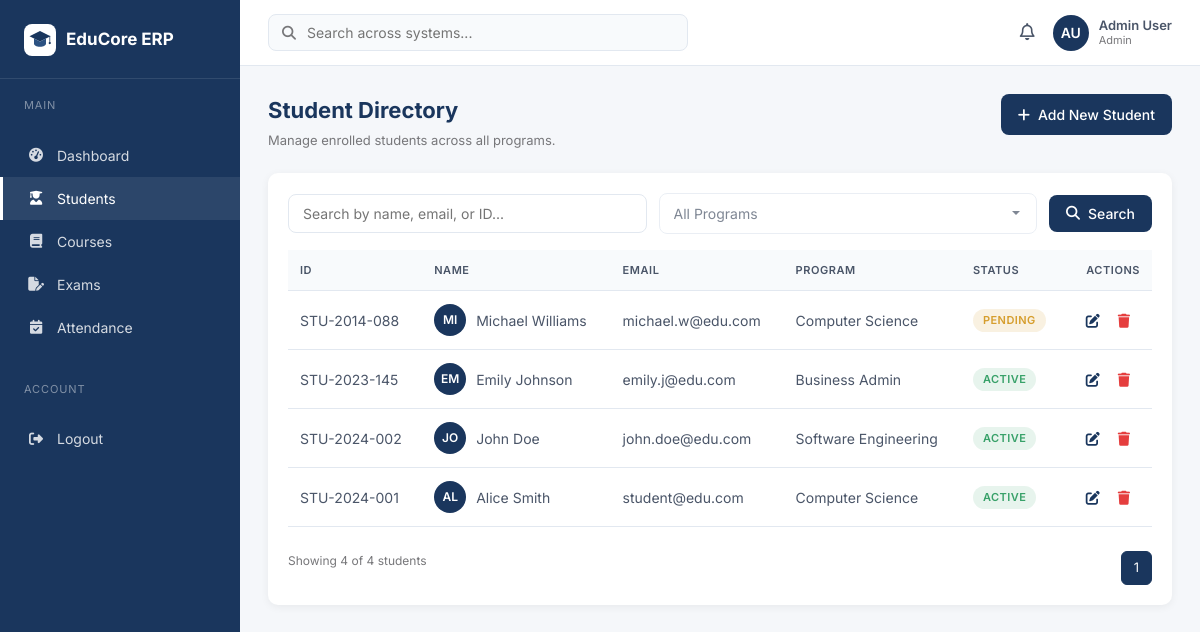
The app's page /admin/students.php (signed in) with its own data.
### tables this page shows
CREATE TABLE students (
  id INT AUTO_INCREMENT PRIMARY KEY,
  student_id VARCHAR(30) NOT NULL UNIQUE,
  name VARCHAR(120) NOT NULL,
  email VARCHAR(120) NOT NULL,
  program VARCHAR(80) NOT NULL,
  status ENUM('active','pending','suspended') NOT NULL DEFAULT 'active',
  enrollment_date DATE
);

### admin/students.php (the view, shortened to what this page needs)
<?php
require_once __DIR__ . '/../config/db.php';
$q = trim($_GET['q'] ?? '');
$page = max(1, (int)($_GET['page'] ?? 1));
$per = 10;
$offset = ($page - 1) * $per;
$where = '';
$params = [];
$cnt = $pdo->prepare("SELECT COUNT(*) FROM students $where");
$cnt->execute($params);
$total = (int)$cnt->fetchColumn();
$pages = max(1, (int)ceil($total / $per));
$sql = "SELECT * FROM students $where ORDER BY id DESC LIMIT $per OFFSET $offset";
$st = $pdo->prepare($sql);
$st->execute($params);
$rows = $st->fetchAll();
require __DIR__ . '/../partials/header.php';
require __DIR__ . '/../partials/sidebar.php';
require __DIR__ . '/../partials/navbar.php';
?>
<div class="page-header">
  <div>
    <h1>Student Directory</h1>
    <p>Manage enrolled students across all programs.</p>
  </div>
  <div class="actions">
    <a href="add_student.php" class="btn btn-primary"><i class="fa-solid fa-plus"></i> Add New Student</a>
  </div>
</div>
<div class="card">
  <form method="get" class="filter-row">
    <input type="text" name="q" value="<?= htmlspecialchars($q) ?>" class="form-control" placeholder="Search by name, email, or ID...">
    <select class="form-control" name="program" disabled>
      <option>All Programs</option>
    </select>
    <button class="btn btn-primary"><i class="fa-solid fa-magnifying-glass"></i> Search</button>
  </form>
  <div class="table-wrap">
    <table class="table">
      <thead>
        <tr><th>ID</th><th>Name</th><th>Email</th><th>Program</th><th>Status</th><th style="text-align:right">Actions</th></tr>
      </thead>
      <tbody>
        <?php foreach ($rows as $s): ?>
          <tr>
            <td><?= htmlspecialchars($s['student_id']) ?></td>
            <td>
              <div class="student-cell">
                <div class="av"><?= strtoupper(substr($s['name'],0,2)) ?></div>
                <span><?= htmlspecialchars($s['name']) ?></span>
              </div>
            </td>
            <td><?= htmlspecialchars($s['email']) ?></td>
            <td><?= htmlspecialchars($s['program']) ?></td>
            <td>
              <?php $cls = $s['status']==='active'?'success':($s['status']==='pending'?'warning':'danger'); ?>
              <span class="badge badge-<?= $cls ?>"><?= htmlspecialchars($s['status']) ?></span>
            </td>
            <td class="actions-cell" style="text-align:right">
              <a href="edit_student.php?id=<?= $s['id'] ?>" title="Edit"><i class="fa-solid fa-pen-to-square"></i></a>
              <a href="delete_student.php?id=<?= $s['id'] ?>" class="delete" title="Delete" onclick="return confirm('Delete this student?')"><i class="fa-solid fa-trash"></i></a>
            </td>
          </tr>
        <?php endforeach; ?>
      </tbody>
    </table>
  </div>
  <div style="display:flex;justify-content:space-between;align-items:center;margin-top:10px">
    <div style="font-size:12px;color:var(--neutral)">Showing <?= count($rows) ?> of <?= $total ?> students</div>
    <div class="pagination">
      <?php for ($i=1;$i<=$pages;$i++): ?>
        <a href="?q=<?= urlencode($q) ?>&page=<?= $i ?>" class="<?= $i==$page?'current':'' ?>"><?= $i ?></a>
      <?php endfor; ?>
    </div>
  </div>
</div>
<?php require __DIR__ . '/../partials/footer.php'; ?>

### assets/css/style.css (style rules this page uses)
*,*::before,*::after { box-sizing:border-box;margin:0;padding:0 }
:root { --primary:#1A365D;--primary-light:#2C5282;--secondary:#fff; --tertiary:#4A5568;--neutral:#77777A;--bg:#f5f7fa; --border:#e2e8f0;--success:#38A169;--warning:#D69E2E;--danger:#E53E3E; --radius:10px;--shadow:0 2px 8px rgba(0,0,0,0.06); }
body { font-family:'Inter',system-ui,-apple-system,Segoe UI,sans-serif;background:var(--bg);color:var(--tertiary);font-size:14px;line-height:1.5;-webkit-font-smoothing:antialiased }
a { color:var(--primary);text-decoration:none }
.page-header { display:flex;justify-content:space-between;align-items:flex-start;margin-bottom:22px;gap:16px;flex-wrap:wrap }
.page-header h1 { font-size:22px;color:var(--primary);margin:0 0 4px;font-weight:700 }
.page-header p { color:var(--neutral);margin:0;font-size:13px }
.page-header .actions { display:flex;gap:8px;flex-wrap:wrap }
.card { background:#fff;border-radius:var(--radius);box-shadow:var(--shadow);padding:20px;margin-bottom:18px }
.table-wrap { overflow-x:auto }
.table { width:100%;border-collapse:collapse;font-size:14px }
.table th { text-align:left;padding:12px;background:#f8fafc;color:var(--tertiary);font-weight:600;border-bottom:1px solid var(--border);font-size:11px;text-transform:uppercase;letter-spacing:0.05em }
.table td { padding:13px 12px;border-bottom:1px solid var(--border);color:var(--tertiary);vertical-align:middle }
.table .actions-cell a,.table .actions-cell button { margin-right:6px;color:var(--primary);background:none;border:none;cursor:pointer;font-size:14px;padding:4px;text-decoration:none }
.table .actions-cell .delete { color:var(--danger) }
.table .student-cell { display:flex;align-items:center;gap:10px }
.table .student-cell .av { width:32px;height:32px;border-radius:50%;background:var(--primary);color:#fff;display:flex;align-items:center;justify-content:center;font-weight:600;font-size:12px }
.badge { display:inline-block;padding:3px 10px;border-radius:999px;font-size:11px;font-weight:600;text-transform:uppercase;letter-spacing:0.04em }
.badge-success { background:rgba(56,161,105,0.12);color:var(--success) }
.badge-warning { background:rgba(214,158,46,0.14);color:var(--warning) }
.btn { display:inline-flex;align-items:center;gap:8px;padding:9px 16px;border-radius:8px;font-size:14px;font-weight:500;border:1px solid transparent;cursor:pointer;text-decoration:none;transition:.15s;font-family:inherit;white-space:nowrap }
.btn-primary { background:var(--primary);color:#fff }
.form-control { width:100%;padding:10px 14px;border:1px solid var(--border);border-radius:8px;font-size:14px;font-family:inherit;background:#fff;transition:.15s;color:var(--tertiary) }
select.form-control { appearance:none;background-repeat:no-repeat;background-position:right 14px center;padding-right:34px }
.filter-row { display:flex;gap:12px;margin-bottom:16px;flex-wrap:wrap;align-items:center }
.filter-row .form-control { flex:1;min-width:200px }
.pagination { display:flex;gap:6px;justify-content:flex-end;margin-top:14px;align-items:center }
.pagination a,.pagination span { padding:6px 12px;border:1px solid var(--border);border-radius:6px;text-decoration:none;color:var(--tertiary);font-size:13px }
.pagination .current { background:var(--primary);color:#fff;border-color:var(--primary) }

### records on screen
students: student "STU-2014-088", name "MI", name "Michael Williams", email "michael.w@edu.com", program "Computer Science", status "PENDING"
students: student "STU-2023-145", name "EM", name "Emily Johnson", email "emily.j@edu.com", program "Business Admin", status "ACTIVE"
students: student "STU-2024-002", name "JO", name "John Doe", email "john.doe@edu.com", program "Software Engineering", status "ACTIVE"
students: student "STU-2024-001", name "AL", name "Alice Smith", email "student@edu.com", program "Computer Science", status "ACTIVE"

### other values on screen
$item[0] "Dashboard"
$item[0] "Students"
$item[0] "Courses"
$item[0] "Exams"
$item[0] "Attendance"
$initials "AU"
$uname "Admin User"
$urole "Admin"
count($rows) "4"
$total "4"
